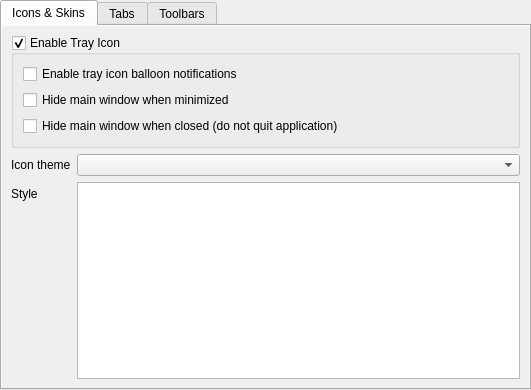
<?xml version="1.0" encoding="UTF-8"?>
<ui version="4.0">
 <class>SettingsGui</class>
 <widget class="QWidget" name="SettingsGui">
  <property name="geometry">
   <rect>
    <x>0</x>
    <y>0</y>
    <width>531</width>
    <height>390</height>
   </rect>
  </property>
  <layout class="QHBoxLayout" name="horizontalLayout">
   <property name="leftMargin">
    <number>0</number>
   </property>
   <property name="topMargin">
    <number>0</number>
   </property>
   <property name="rightMargin">
    <number>0</number>
   </property>
   <property name="bottomMargin">
    <number>0</number>
   </property>
   <item>
    <widget class="QTabWidget" name="m_tabUi">
     <property name="tabPosition">
      <enum>QTabWidget::North</enum>
     </property>
     <property name="currentIndex">
      <number>0</number>
     </property>
     <widget class="QWidget" name="m_tabIconSkin">
      <attribute name="title">
       <string>Icons &amp;&amp; Skins</string>
      </attribute>
      <layout class="QHBoxLayout" name="horizontalLayout_8">
       <property name="leftMargin">
        <number>0</number>
       </property>
       <property name="topMargin">
        <number>0</number>
       </property>
       <property name="rightMargin">
        <number>0</number>
       </property>
       <property name="bottomMargin">
        <number>0</number>
       </property>
       <item>
        <widget class="QScrollArea" name="m_scrollIconSkins">
         <property name="frameShape">
          <enum>QFrame::NoFrame</enum>
         </property>
         <property name="widgetResizable">
          <bool>true</bool>
         </property>
         <widget class="QWidget" name="scrollAreaWidgetContents_2">
          <property name="geometry">
           <rect>
            <x>0</x>
            <y>0</y>
            <width>525</width>
            <height>364</height>
           </rect>
          </property>
          <layout class="QFormLayout" name="formLayout">
           <property name="fieldGrowthPolicy">
            <enum>QFormLayout::AllNonFixedFieldsGrow</enum>
           </property>
           <item row="1" column="0">
            <widget class="QLabel" name="m_lblIconTheme">
             <property name="text">
              <string>Icon theme</string>
             </property>
             <property name="buddy">
              <cstring>m_cmbIconTheme</cstring>
             </property>
            </widget>
           </item>
           <item row="1" column="1">
            <widget class="QComboBox" name="m_cmbIconTheme"/>
           </item>
           <item row="2" column="0">
            <widget class="QLabel" name="m_lblStyle">
             <property name="text">
              <string>Style</string>
             </property>
             <property name="buddy">
              <cstring>m_listStyles</cstring>
             </property>
            </widget>
           </item>
           <item row="2" column="1">
            <widget class="QListWidget" name="m_listStyles"/>
           </item>
           <item row="0" column="0" colspan="2">
            <widget class="QGroupBox" name="m_grpTrayIcon">
             <property name="title">
              <string>Enable Tray Icon</string>
             </property>
             <property name="checkable">
              <bool>true</bool>
             </property>
             <layout class="QFormLayout" name="formLayout_2">
              <item row="1" column="0" colspan="2">
               <widget class="QCheckBox" name="m_checkHideWhenMinimized">
                <property name="toolTip">
                 <string>If enabled, then main window completely hidden when minimized. User can restore window visibility only via tray icon interaction.</string>
                </property>
                <property name="text">
                 <string>Hide main window when minimized</string>
                </property>
               </widget>
              </item>
              <item row="0" column="0" colspan="2">
               <widget class="QCheckBox" name="m_checkBalloonNotifications">
                <property name="text">
                 <string>Enable tray icon balloon notifications</string>
                </property>
               </widget>
              </item>
              <item row="2" column="0" colspan="2">
               <widget class="QCheckBox" name="m_checkHideOnClose">
                <property name="toolTip">
                 <string>If enabled, then main window completely hidden when &quot;X&quot; button is clicked and application does not quit. When disabled, then the behavior is the same as when application runs in non-tray mode, the application will quit.</string>
                </property>
                <property name="text">
                 <string>Hide main window when closed (do not quit application)</string>
                </property>
               </widget>
              </item>
             </layout>
            </widget>
           </item>
          </layout>
         </widget>
        </widget>
       </item>
      </layout>
     </widget>
     <widget class="QWidget" name="m_tabTabs">
      <attribute name="title">
       <string>Tabs</string>
      </attribute>
      <layout class="QFormLayout" name="formLayout_7">
       <property name="fieldGrowthPolicy">
        <enum>QFormLayout::AllNonFixedFieldsGrow</enum>
       </property>
       <item row="0" column="0" colspan="2">
        <widget class="QGroupBox" name="m_grbCloseTabs">
         <property name="title">
          <string>Close Tabs with</string>
         </property>
         <layout class="QFormLayout" name="formLayout_13">
          <item row="0" column="0">
           <widget class="QCheckBox" name="m_checkCloseTabsDoubleClick">
            <property name="text">
             <string>Left mouse button double-click</string>
            </property>
           </widget>
          </item>
          <item row="0" column="1">
           <widget class="QCheckBox" name="m_checkCloseTabsMiddleClick">
            <property name="text">
             <string>Middle mouse button single-click</string>
            </property>
           </widget>
          </item>
         </layout>
        </widget>
       </item>
       <item row="1" column="0" colspan="2">
        <widget class="QCheckBox" name="m_checkNewTabDoubleClick">
         <property name="text">
          <string>Open new tabs with left mouse button double-click on tab bar</string>
         </property>
        </widget>
       </item>
      </layout>
     </widget>
     <widget class="QWidget" name="m_tabToolBars">
      <attribute name="title">
       <string>Toolbars</string>
      </attribute>
      <layout class="QFormLayout" name="formLayout_18">
       <item row="0" column="1">
        <widget class="QComboBox" name="m_cmbToolbarButtonStyle"/>
       </item>
       <item row="1" column="1">
        <widget class="QComboBox" name="m_cmbSelectToolBar">
         <property name="currentIndex">
          <number>0</number>
         </property>
         <item>
          <property name="text">
           <string>Main toolbar</string>
          </property>
         </item>
        </widget>
       </item>
       <item row="3" column="0" colspan="2">
        <widget class="QStackedWidget" name="m_stackedToolbars">
         <property name="sizePolicy">
          <sizepolicy hsizetype="Preferred" vsizetype="Preferred">
           <horstretch>0</horstretch>
           <verstretch>1</verstretch>
          </sizepolicy>
         </property>
         <property name="currentIndex">
          <number>0</number>
         </property>
         <widget class="QWidget" name="m_pageToolBar">
          <layout class="QHBoxLayout" name="horizontalLayout_18">
           <property name="leftMargin">
            <number>0</number>
           </property>
           <property name="topMargin">
            <number>0</number>
           </property>
           <property name="rightMargin">
            <number>0</number>
           </property>
           <property name="bottomMargin">
            <number>0</number>
           </property>
           <item>
            <widget class="ToolBarEditor" name="m_editorToolBar" native="true"/>
           </item>
          </layout>
         </widget>
        </widget>
       </item>
       <item row="0" column="0">
        <widget class="QLabel" name="label_7">
         <property name="text">
          <string>Toolbar button style</string>
         </property>
         <property name="buddy">
          <cstring>m_cmbToolbarButtonStyle</cstring>
         </property>
        </widget>
       </item>
       <item row="1" column="0">
        <widget class="QLabel" name="label_10">
         <property name="text">
          <string>Select toolbar to edit</string>
         </property>
         <property name="buddy">
          <cstring>m_cmbSelectToolBar</cstring>
         </property>
        </widget>
       </item>
      </layout>
     </widget>
    </widget>
   </item>
  </layout>
 </widget>
 <customwidgets>
  <customwidget>
   <class>ToolBarEditor</class>
   <extends>QWidget</extends>
   <header>toolbareditor.h</header>
   <container>1</container>
  </customwidget>
 </customwidgets>
 <tabstops>
  <tabstop>m_scrollIconSkins</tabstop>
  <tabstop>m_tabUi</tabstop>
  <tabstop>m_grpTrayIcon</tabstop>
  <tabstop>m_checkBalloonNotifications</tabstop>
  <tabstop>m_checkHideWhenMinimized</tabstop>
  <tabstop>m_checkHideOnClose</tabstop>
  <tabstop>m_cmbIconTheme</tabstop>
  <tabstop>m_listStyles</tabstop>
  <tabstop>m_checkCloseTabsDoubleClick</tabstop>
  <tabstop>m_checkCloseTabsMiddleClick</tabstop>
  <tabstop>m_checkNewTabDoubleClick</tabstop>
  <tabstop>m_cmbToolbarButtonStyle</tabstop>
  <tabstop>m_cmbSelectToolBar</tabstop>
 </tabstops>
 <resources/>
 <connections/>
</ui>
